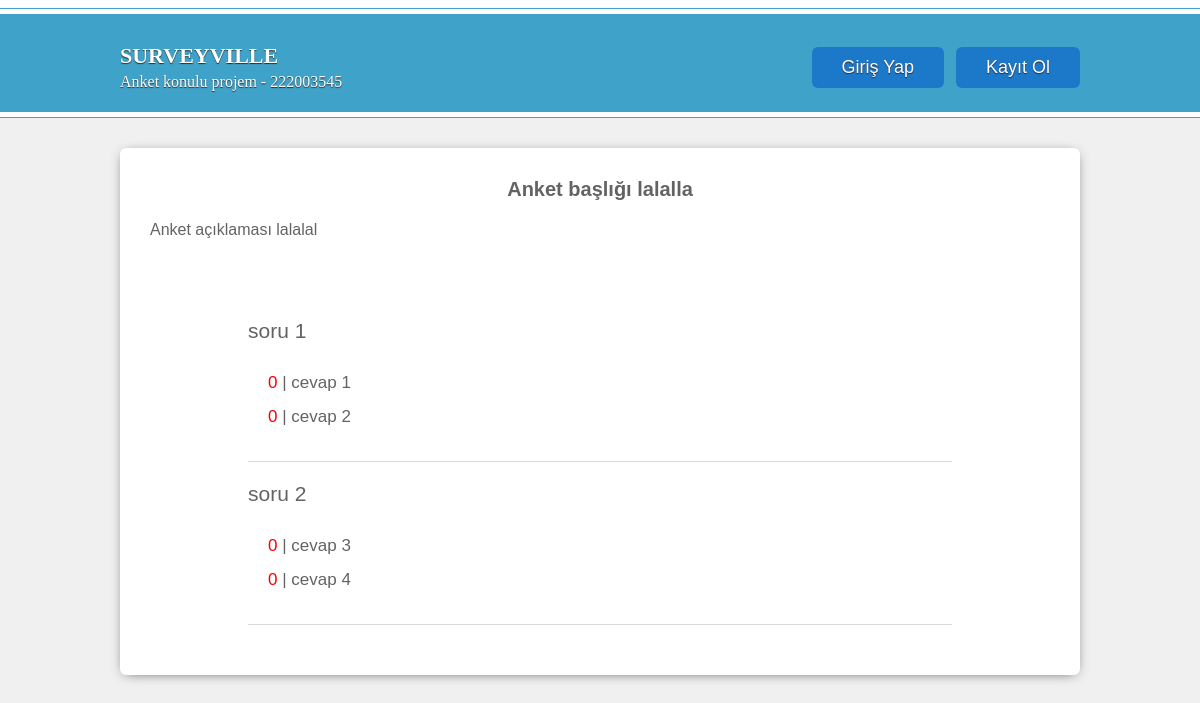
The app's page /surveyville/surveyresult/1 with its own data.
### surveyville/models.py (models this page shows)
class Survey(models.Model):
    s_title = models.CharField(max_length=255)
    s_text = models.CharField(max_length=255)
    create_date = models.DateField()
    expire_date = models.DateField()
    user_FK = models.ForeignKey(Account, on_delete=models.CASCADE)

class Question(models.Model):
    q_text = models.CharField(max_length=255)
    survey_FK = models.ForeignKey(Survey, on_delete=models.CASCADE)

class Answer(models.Model):
    a_text = models.CharField(max_length=255)
    question_FK = models.ForeignKey(Question, on_delete=models.CASCADE)

### surveyville/views.py (the view)
# urls.py: path('surveyresult/<int:para>', views.surveyresult, name='surveyresult'),
def surveyresult(request, para):
    surveypost = Survey.objects.get(id=para)
    context = {}
    context['survey'] = surveypost
    context['today'] = date.today()
    if request.user.is_authenticated:
        context['user'] = request.user
    questions = Question.objects.filter(survey_FK_id=para).prefetch_related('answer_set__vote_set')
    context['questions'] = questions
    return render(
        request,
        'surveyresult.html',
        context
    )

### surveyville/templates/surveyresult.html (shortened to what this page needs)
{% extends "template_1.html" %}
{% load static %}
{% block head %}
<link rel="stylesheet" href="{% static '/css/surveydetail.css' %}">
{% endblock head %}
{% block content %}
<div class="survey_wraper">
    <span class="s_title">{{survey.s_title}}</span>
    <span class="s_description">{{survey.s_text}}</span>
    <div class="s_questions_cont">
        {% for question in questions %}
        <div class="s_question">
            <span class="s_questiontitle">{{question.q_text}}</span>
            <div class="s_answers">
                {% for answer in question.answer_set.all %}
                <label class="s_answer"><span class="s_answervotes">{{answer.vote_set.count}}</span> | {{answer.a_text}}</label>
                {% endfor %}
            </div>
        </div>
        {% endfor %}
    </div>
</div>
{% endblock content %}

### surveyville/templates/template_1.html (shortened to what this page needs)
{% load static %}
<!DOCTYPE html>
<html>
<head>
    <link rel="stylesheet" href="{% static '/css/template.css' %}">
    <link rel="stylesheet" href="{% static '/css/responsive.css' %}">
    <link rel="stylesheet" href="{% static '/css/style.css' %}">
    <link rel="stylesheet" href="{% static '/css/modal.css' %}">
    {% block head %}
    {% endblock %}
</head>
<body>
    <div class="content_block">
        <div class="top_title">
            <div class="wraper">
                <h2 class="header_logo"><a href="{% url 'index' %}">SURVEYVILLE</a> <span>Anket konulu projem - 222003545</span></h2>
                <div class="account-wrap">
                    {% if user.is_authenticated %}
                    <button class="anketolustur-btn" onclick="location.href='{% url 'newsurvey' %}'">Anket Oluştur</button>
                    <button class="profile" onclick="pfDropdown()">PROFİL<span class="pbtnarrowdown"><</span></button>
                    <ul class="pf_dropdown">
                        <li><a href="#">{{user.username}}</a></li>
                        <li><a href="{% url 'mysurveys' %}">Anketlerim</a></li>
                        <li><a href="#">boş text</a></li>
                        <li><a href="{% url 'logout' %}">Çıkış yap</a></li>
                    </ul>
                    {% else %}
                    <input type="button" value="Giriş Yap" class="open-login" data-modal="login-modal" onclick="showModal(this)">
                    <input type="button" value="Kayıt Ol" class="open-signin" data-modal="signup-modal" onclick="showModal(this)">
                    {% endif %}
                </div>
            </div>
        </div>
        <div class="wraper content-wraper">
            {% block content %}
            {% endblock %}
        </div>
    </div>
</body>
</html>

### surveyville/static/css/style.css (style rules this page uses)
.content_block { min-height: 900px; }
.top_title:before { content: ''; display: block; width: 100%; height: 0; border-top: 1px solid #3fa3c9; border-bottom: 5px solid #ffffff; }
.top_title:after { content: ''; display: block; width: 100%; height: 0; border-bottom: 1px solid #3fa3c9; border-top: 5px solid #ffffff; }
.content-wraper { padding: 0 10px; border-radius: 6px; }
.top_title { background: #3fa3c9; color: #fff; }
.top_title .wraper { display: flex; align-items: center; justify-content: space-between; }
.top_title a { color: #fff; }
.header_logo { float: none !important; flex-grow: 1; }
.account-wrap { position: relative; display: flex; align-items: center; }
.open-login { margin-right: 12px; }
.account-wrap input { border: none; outline: none; border-radius: 6px; padding: 10px 30px; background-color: rgb(28, 120, 201); text-shadow: #2c2c2c 0 1px 1px; color: #fff; cursor: pointer; transition: 0.3s all; }
.content_block { margin-top: 8px; }

### surveyville/static/css/surveydetail.css (style rules this page uses)
.content_block { background-color: #f0f0f0; padding-bottom: 40px; }
.content-wraper { display: flex; flex-direction: column; background-color: #ffffff; -webkit-box-shadow: 0px 2px 13px -5px rgb(0 0 0 / 75%); -moz-box-shadow: 0px 2px 13px -5px rgb(0 0 0 / 75%); box-shadow: 0px 2px 13px -5px rgb(0 0 0 / 75%); padding: 30px 20px; }
.survey_wraper { display: flex; flex-direction: column; }
.s_title { font-size: 20px; font-weight: 600; margin-bottom: 20px; text-align: center; }
.s_description { font-size: 16px; font-weight: 400; margin-bottom: 60px; padding: 0 10px; }
.s_questions_cont { display: flex; flex-direction: column; padding: 10px 20px; }
.s_question { display: flex; flex-direction: column; align-self: center; width: 80%; transition: 0.2s all; border-bottom: 1px solid #dbdada; margin-bottom: 10px; }
.s_questiontitle { font-size: 21px; font-weight: 500; padding: 10px 0; }
.s_answers { display: flex; flex-direction: column; padding: 20px; font-size: 17px; }
.s_answer { margin-bottom: 14px; }
.s_answervotes { color: rgb(240, 3, 3); }
.s_buttons button, input { outline: none; border: none; padding: 10px 20px; border-radius: 10px; color: #fff; font-size: 18px; cursor: pointer; transition: 0.2s all; }

### records on screen
Survey: s_title "Anket başlığı lalalla", s_text "Anket açıklaması lalalal"
Question: q_text "soru 1"
Answer: vote_set.count "0", a_text "cevap 1"
Answer: vote_set.count "0", a_text "cevap 2"
Question: q_text "soru 2"
Answer: vote_set.count "0", a_text "cevap 3"
Answer: vote_set.count "0", a_text "cevap 4"
